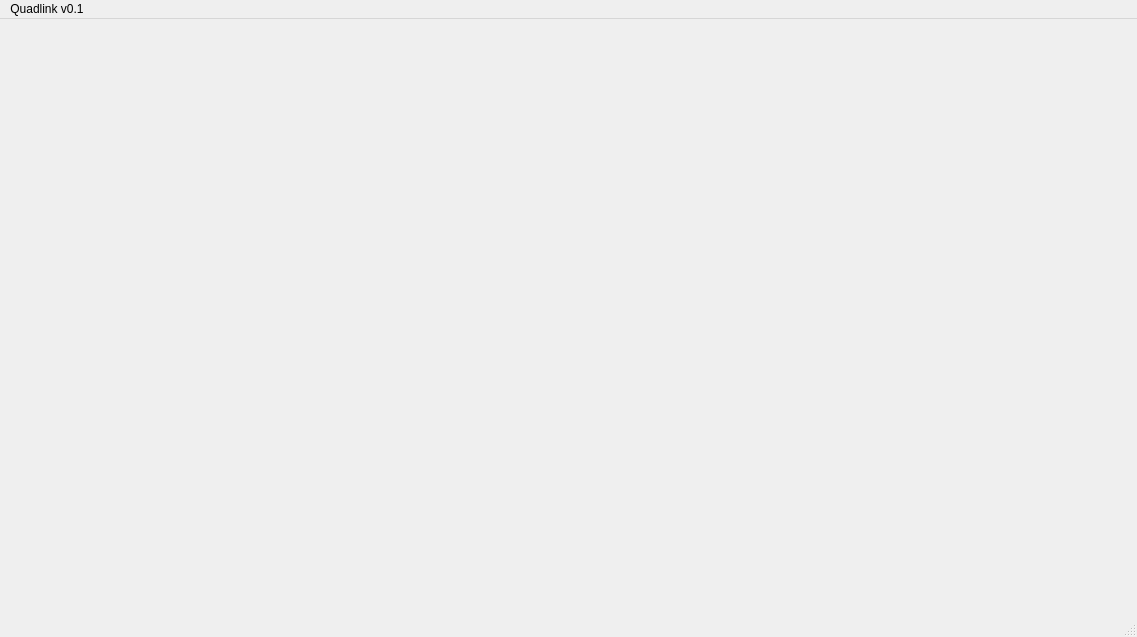
<?xml version="1.0" encoding="UTF-8"?>
<ui version="4.0">
 <class>quadlink_main_window</class>
 <widget class="QMainWindow" name="quadlink_main_window">
  <property name="geometry">
   <rect>
    <x>0</x>
    <y>0</y>
    <width>1137</width>
    <height>637</height>
   </rect>
  </property>
  <property name="windowTitle">
   <string>quadlink_main_window</string>
  </property>
  <widget class="QWidget" name="centralwidget">
   <widget class="QWidget" name="CameraFeed" native="true">
    <property name="geometry">
     <rect>
      <x>280</x>
      <y>110</y>
      <width>571</width>
      <height>381</height>
     </rect>
    </property>
   </widget>
  </widget>
  <widget class="QMenuBar" name="menubar">
   <property name="geometry">
    <rect>
     <x>0</x>
     <y>0</y>
     <width>1137</width>
     <height>22</height>
    </rect>
   </property>
   <widget class="QMenu" name="menuQuadlink">
    <property name="title">
     <string>Quadlink v0.1</string>
    </property>
   </widget>
   <addaction name="menuQuadlink"/>
  </widget>
  <widget class="QStatusBar" name="statusbar"/>
 </widget>
 <resources/>
 <connections/>
</ui>
